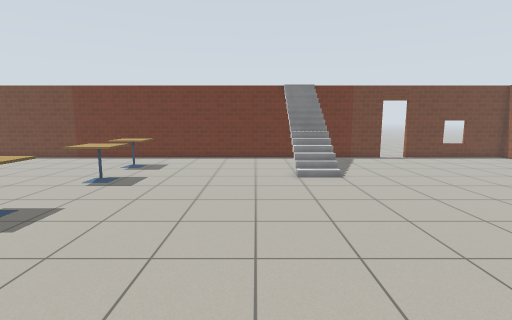
View 1 (above)

20 first-person views from a walk through a world built for the Gazebo simulator. The camera is 1.3 m above the floor, tilts 8° down and sees 85° across. The floor is counted in squares, 0.5 m on a side. Each view is taken from the middle of a square. On the plan, view 1 faces up. The plan holds only what a view shows up to about 19 squares ahead; the rest is blank. The robots in the file are not drawn. Simple patterns stand in for the simulator's built-in surfaces.

View 2
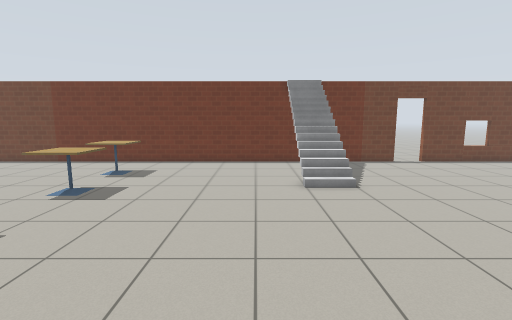

View 3
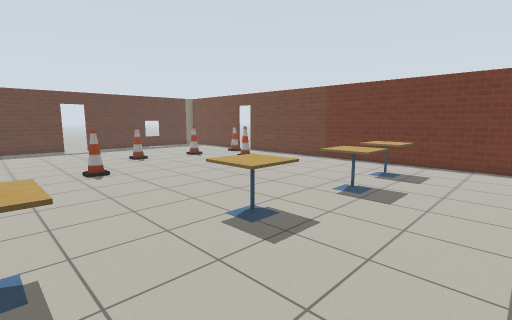

View 4
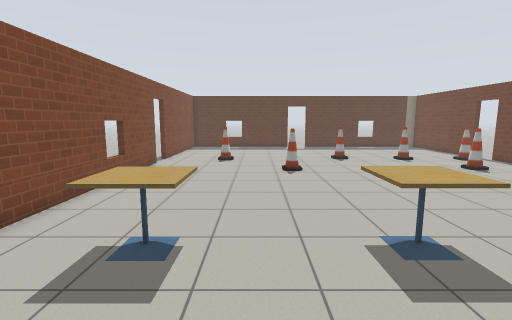

View 5
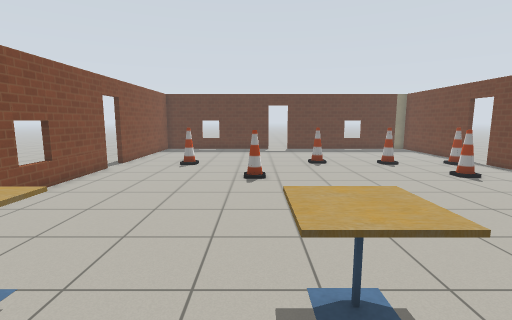

View 6
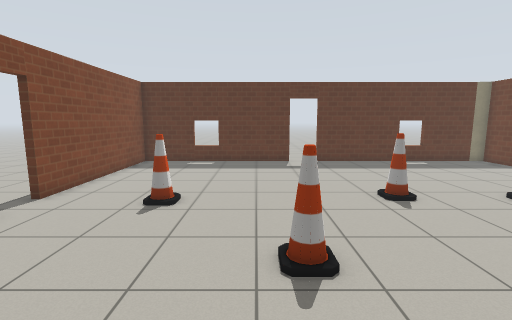

View 7
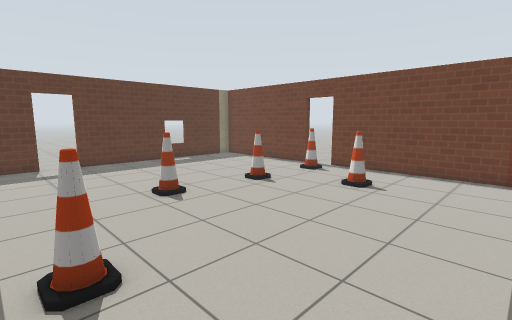

View 8
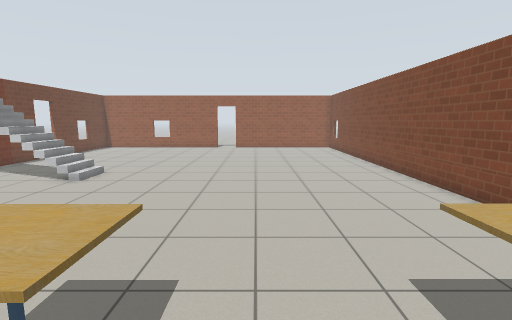

View 9
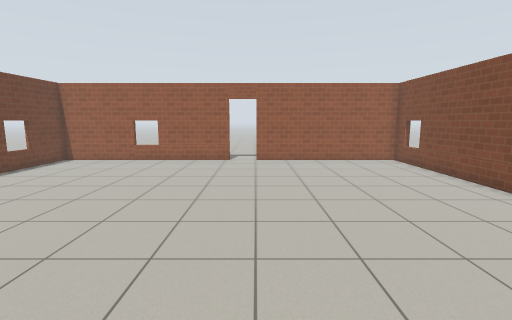

View 10
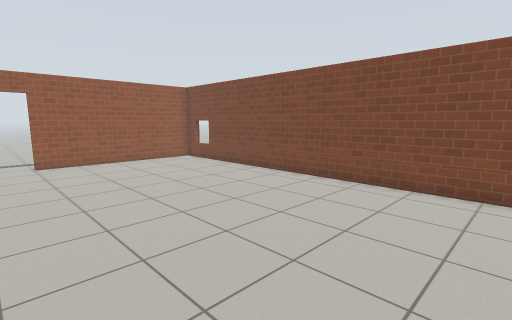

View 11
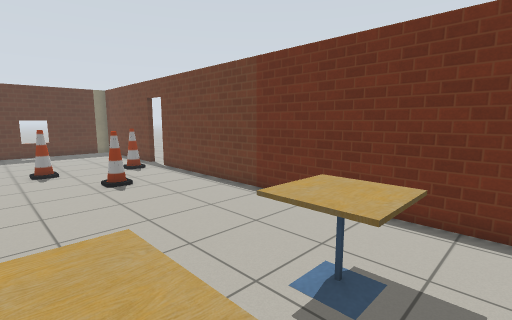

View 12
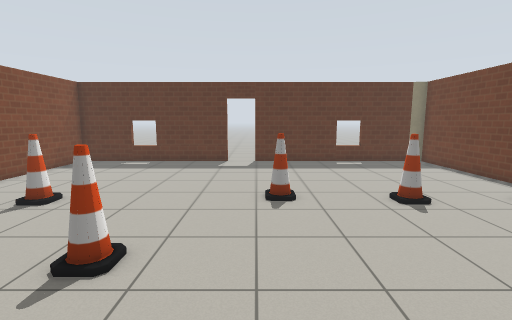

View 13
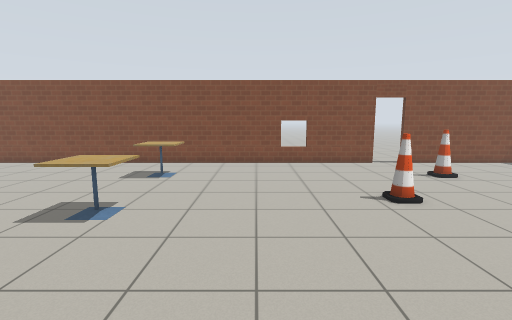

View 14
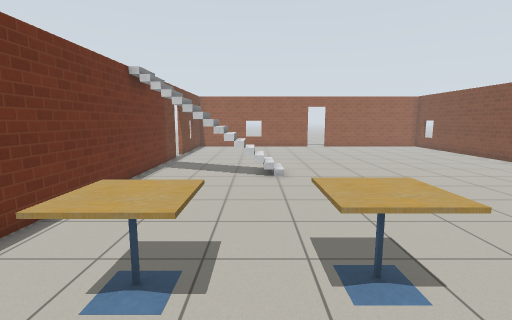

View 15
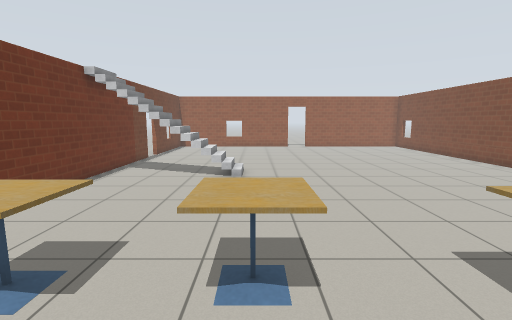

View 16
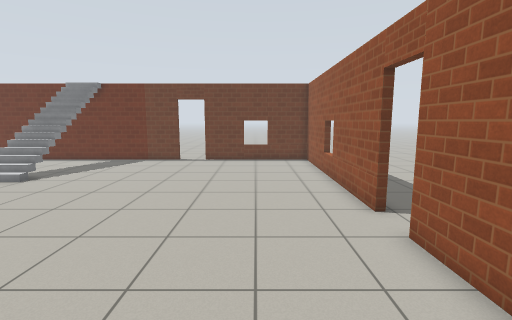

View 17
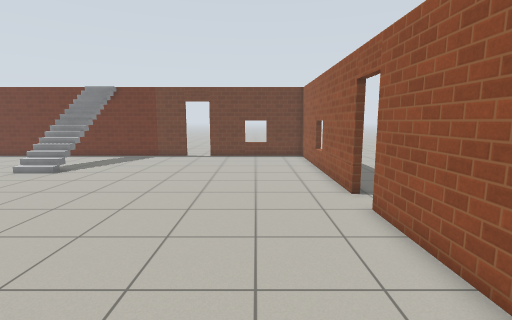

View 18
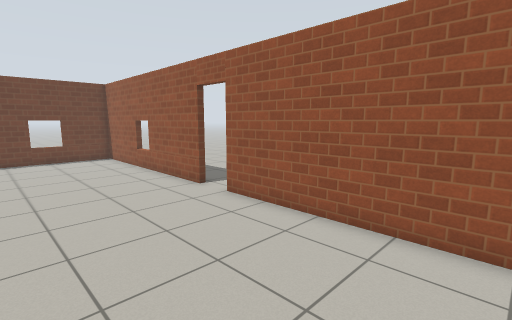

View 19
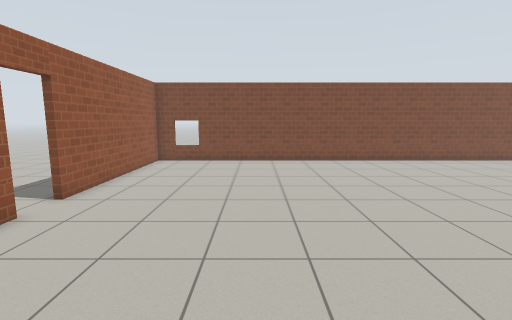

View 20
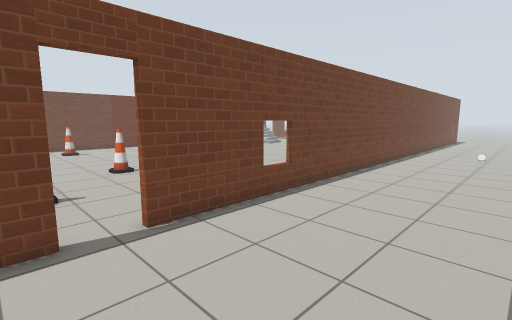

### Floor plan
Points are (right, up) in squares from view 1. A wall is a line through its corners. A room is listed if a view was taken in it or the views show most of it. See-through windows are left out.
Room 1 (views 1, 2, 3, 4, 5, 6, 7, 8, 9, 10, 11, 12, 13, 14, 15, 16, 17, 18, 19)
walls: (-19.2, -2.2) (17.4, -2.2) (17.4, 7); (-22.2, 19.7) (-29.9, 19.7) (-30, 18.8); (8.9, 19.7) (-20.5, 19.7); (-30, 7.2) (-30, -2.2) (-21, -2.2); (17.4, 8.6) (17.4, 19.7) (10.6, 19.7); (-30, 18.9) (-30, 9)
ways out: open door at (-30, 8.5) to room 2; open door at (-21.5, 20) to room 2; open door at (-20.5, -2) to room 2; open door at (9.5, 20) to room 2; open door at (17.7, 7.7) to room 2
objects: cone (-22, 10) to (-21, 10); cone (-21, 2); cone (-21, 14); cone (-21, 18) to (-20, 18); cone (-17, 6); cone (-17, 16); cafe table (-8, 1) to (-7, 3); cafe table (-8, 6) to (-7, 8); cafe table (-8, 11) to (-6, 13); cafe table (-8, 15) to (-6, 17); stairs (4, 13) to (4, 18)
Room 2 (view 20)
walls: (-1.2, -2.5) (-19.2, -2.5); (-21, -2.5) (-22, -2.5)
ways out: open door at (-30, 8.5) to room 1; open door at (-21.5, 20) to room 1; open door at (-20.5, -2) to room 1; open door at (9.5, 20) to room 1; open door at (17.7, 7.7) to room 1
objects: other object (1, -7)

Positions as (right, up) in squares from view 1, and headings:
1: (0, 0), facing up
2: (0, 2), facing up
3: (-2, 2), facing up-left
4: (-2, 4), facing left
5: (-4, 6), facing left
6: (-12, 5), facing left
7: (-12, 5), facing up-left
8: (-10, 5), facing right
9: (-1, 7), facing right
10: (-1, 9), facing down-right
11: (-5, 12), facing up-left
12: (-12, 9), facing left
13: (-12, 15), facing down
14: (-11, 14), facing right
15: (-11, 12), facing right
16: (14, 1), facing up
17: (14, -1), facing up
18: (11, -1), facing up-right
19: (11, 16), facing down
20: (-22, -9), facing up-right
